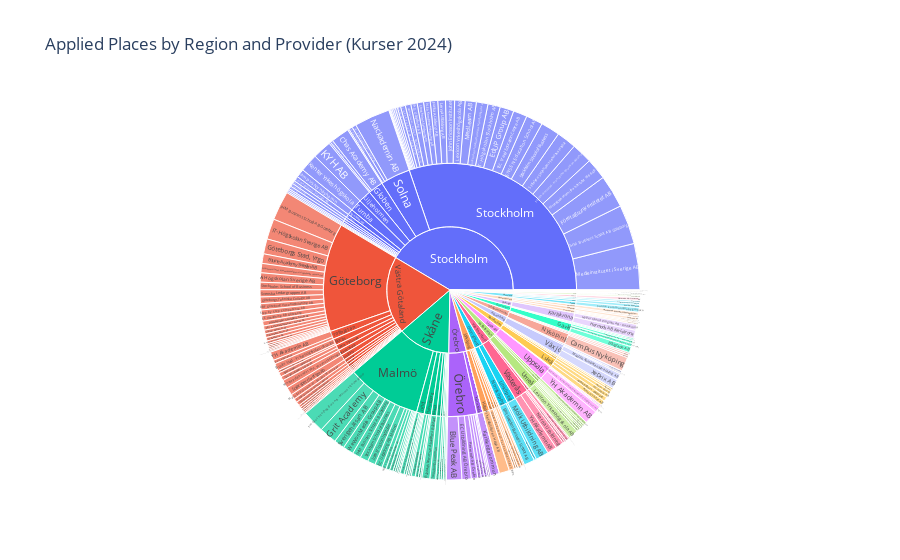

Here is the notebook cell this chart was saved with:
### Markdown cell above
# applied places by region and provider course 2024

### Code cell
df_clean = df[df["Kommun"] != 'Se "Lista flera kommuner"']

fig = px.sunburst(df_clean,
                  path=["Län", "Kommun", "Anordnare namn"],
                  values="Sökt antal platser 2024",
                  title="Applied Places by Region and Provider (Kurser 2024)")
fig.show()

### Figure 1 — Plotly figure (JSON) as saved in the notebook; plotly's stock layout.template omitted (floating-point values rounded to 4 significant figures; data arrays with more than 128 entries replaced by an {"elided": "..."} marker saying what was removed)
{"data": [{"branchvalues": "total", "domain": {"x": [0, 1], "y": [0, 1]}, "hovertemplate": "labels=%{label}<br>Sökt antal platser 2024=%{value}<br>parent=%{parent}<br>id=%{id}<extra></extra>", "ids": {"elided": "318 str values"}, "labels": {"elided": "318 str values"}, "name": "", "parents": {"elided": "318 str values"}, "type": "sunburst", "values": {"elided": "318 float values"}}], "layout": {"legend": {"tracegroupgap": 0}, "title": {"text": "Applied Places by Region and Provider (Kurser 2024)"}}}
